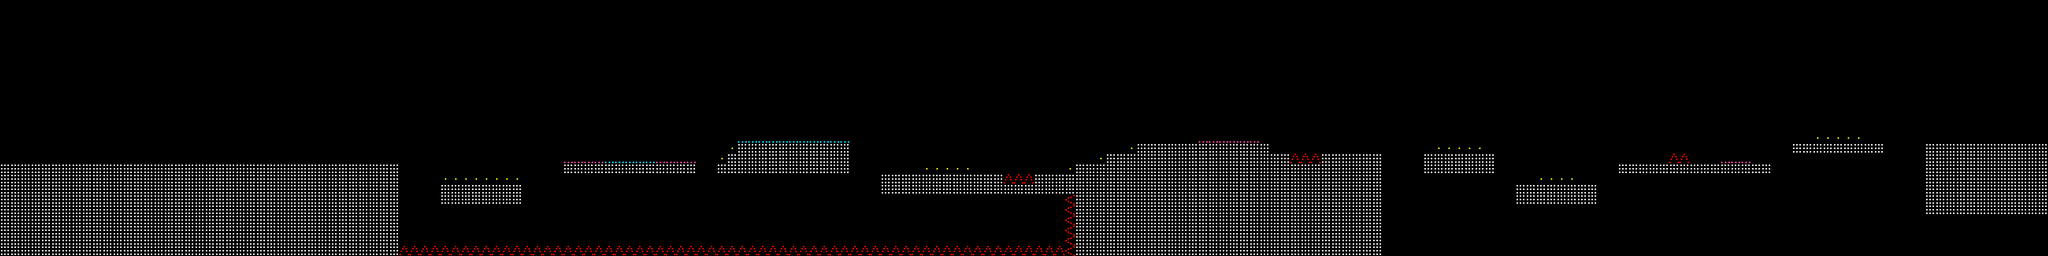

Rendered tile map (Tiled .tmx) drawn with the repository's tilesets; below, a short description and the map source with its tile grids summarised:
An orthogonal 200x25 tile map with 32x32 px tiles, 2 tile layers (Main, Object).

<map version="1.0" orientation="orthogonal" renderorder="left-down" width="200" height="25" tilewidth="32" tileheight="32">
 <tileset firstgid="1" name="tileset" tilewidth="32" tileheight="32">
  <image tid="0" source="tileset.png" width="96" height="224" />
 </tileset>
 <layer name="Main" width="200" height="25">
  <data>[5000 cells, 896 non-empty, 1 distinct tile ids]</data>
 </layer>
 <layer name="Object" width="200" height="25">
  <data>[5000 cells, 144 non-empty, 5 distinct tile ids]</data>
 </layer>
</map>
